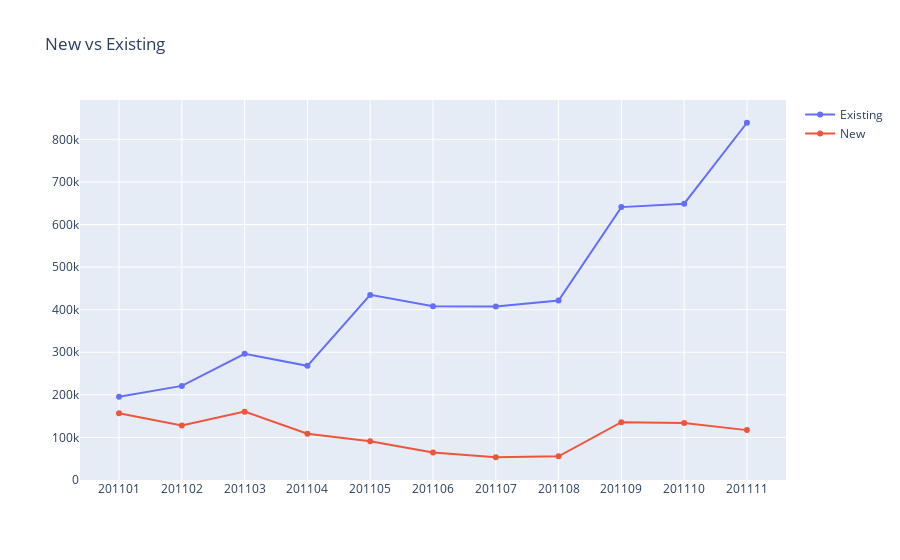

Write notebook code for a chart like this one.
### Code cell
# Filtering the dates
data_usertype_revenue = data_usertype_revenue.query("InvoiceYearMonth != 201012 and InvoiceYearMonth != 201112")

# Visualization
plot_data = [
    go.Scatter(
        x = data_usertype_revenue.query("UserType == 'Existing'")['InvoiceYearMonth'],
        y = data_usertype_revenue.query("UserType == 'Existing'")['Revenue'],
        name = 'Existing'
    ),
    go.Scatter(
        x = data_usertype_revenue.query("UserType == 'New'")['InvoiceYearMonth'],
        y = data_usertype_revenue.query("UserType == 'New'")['Revenue'],
        name = 'New'
    )
]

plot_layout = go.Layout(
        xaxis = {"type": "category"},
        title = 'New vs Existing'
    )
fig = go.Figure(data = plot_data, layout = plot_layout)
pyoff.iplot(fig)

### Figure 1 — Plotly figure (JSON) as saved in the notebook; plotly's stock layout.template omitted (floating-point values rounded to 4 significant figures)
{"data": [{"name": "Existing", "type": "scatter", "x": [201101, 201102, 201103, 201104, 201105, 201106, 201107, 201108, 201109, 201110, 201111], "y": [195300.0, 221000.0, 296400.0, 268200.0, 434700.0, 408000.0, 407700.0, 421400.0, 640900.0, 648800.0, 839000.0]}, {"name": "New", "type": "scatter", "x": [201101, 201102, 201103, 201104, 201105, 201106, 201107, 201108, 201109, 201110, 201111], "y": [156700.0, 127859, 160600.0, 108500.0, 90850.0, 64480.0, 53450.0, 55620.0, 135700.0, 133900.0, 117200.0]}], "layout": {"title": {"text": "New vs Existing"}, "xaxis": {"type": "category"}}}
